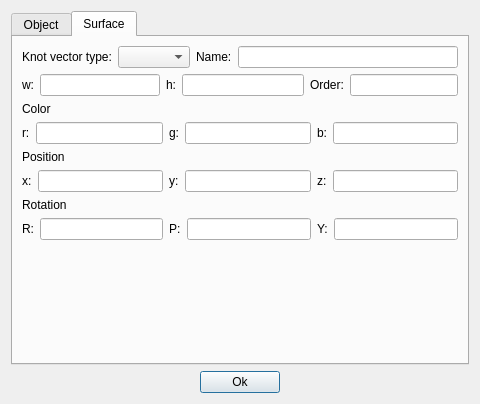
<?xml version="1.0" encoding="UTF-8"?>
<ui version="4.0">
 <class>AddDialog</class>
 <widget class="QDialog" name="AddDialog">
  <property name="geometry">
   <rect>
    <x>0</x>
    <y>0</y>
    <width>480</width>
    <height>404</height>
   </rect>
  </property>
  <property name="windowTitle">
   <string>Add object</string>
  </property>
  <layout class="QHBoxLayout" name="horizontalLayout_10">
   <item>
    <layout class="QVBoxLayout" name="verticalLayout_8">
     <item>
      <widget class="QTabWidget" name="tabWidget">
       <property name="currentIndex">
        <number>1</number>
       </property>
       <widget class="QWidget" name="tab">
        <attribute name="title">
         <string>Object</string>
        </attribute>
        <layout class="QVBoxLayout" name="verticalLayout_9">
         <item>
          <layout class="QVBoxLayout" name="verticalLayout_7">
           <item>
            <layout class="QVBoxLayout" name="verticalLayout_6">
             <item>
              <layout class="QHBoxLayout" name="horizontalLayout_4">
               <item>
                <layout class="QVBoxLayout" name="verticalLayout_4"/>
               </item>
              </layout>
             </item>
             <item>
              <layout class="QVBoxLayout" name="verticalLayout_3">
               <item>
                <layout class="QVBoxLayout" name="verticalLayout_5">
                 <item>
                  <layout class="QHBoxLayout" name="horizontalLayout_9">
                   <item>
                    <widget class="QLabel" name="label">
                     <property name="text">
                      <string>Object:</string>
                     </property>
                    </widget>
                   </item>
                   <item>
                    <widget class="QComboBox" name="objectsComboBox"/>
                   </item>
                   <item>
                    <widget class="QLabel" name="label_4">
                     <property name="text">
                      <string>Name:</string>
                     </property>
                    </widget>
                   </item>
                   <item>
                    <widget class="QLineEdit" name="nameLineEdit"/>
                   </item>
                  </layout>
                 </item>
                 <item>
                  <widget class="QLabel" name="label_2">
                   <property name="text">
                    <string>Size</string>
                   </property>
                  </widget>
                 </item>
                 <item>
                  <layout class="QHBoxLayout" name="horizontalLayout_6">
                   <item>
                    <layout class="QFormLayout" name="formLayout_10">
                     <item row="0" column="0">
                      <widget class="QLabel" name="xLabel_2">
                       <property name="text">
                        <string>x:</string>
                       </property>
                      </widget>
                     </item>
                     <item row="0" column="1">
                      <widget class="QLineEdit" name="xSizeLineEdit"/>
                     </item>
                    </layout>
                   </item>
                   <item>
                    <layout class="QFormLayout" name="formLayout_11">
                     <item row="0" column="0">
                      <widget class="QLabel" name="yLabel_3">
                       <property name="text">
                        <string>y:</string>
                       </property>
                      </widget>
                     </item>
                     <item row="0" column="1">
                      <widget class="QLineEdit" name="ySizeLineEdit"/>
                     </item>
                    </layout>
                   </item>
                   <item>
                    <layout class="QFormLayout" name="formLayout_12">
                     <item row="0" column="0">
                      <widget class="QLabel" name="zLabel_2">
                       <property name="text">
                        <string>z:</string>
                       </property>
                      </widget>
                     </item>
                     <item row="0" column="1">
                      <widget class="QLineEdit" name="zSizeLineEdit"/>
                     </item>
                    </layout>
                   </item>
                  </layout>
                 </item>
                </layout>
               </item>
               <item>
                <widget class="QLabel" name="colorLabel">
                 <property name="text">
                  <string>Color</string>
                 </property>
                </widget>
               </item>
               <item>
                <layout class="QHBoxLayout" name="horizontalLayout">
                 <item>
                  <layout class="QFormLayout" name="formLayout_4">
                   <item row="0" column="0">
                    <widget class="QLabel" name="rLabel">
                     <property name="text">
                      <string>r:</string>
                     </property>
                    </widget>
                   </item>
                   <item row="0" column="1">
                    <widget class="QLineEdit" name="rLineEdit">
                     <property name="toolTip">
                      <string>Enter red value</string>
                     </property>
                    </widget>
                   </item>
                  </layout>
                 </item>
                 <item>
                  <layout class="QFormLayout" name="formLayout_5">
                   <item row="0" column="0">
                    <widget class="QLabel" name="gLabel">
                     <property name="text">
                      <string>g:</string>
                     </property>
                    </widget>
                   </item>
                   <item row="0" column="1">
                    <widget class="QLineEdit" name="gLineEdit">
                     <property name="toolTip">
                      <string>Enter green value</string>
                     </property>
                    </widget>
                   </item>
                  </layout>
                 </item>
                 <item>
                  <layout class="QFormLayout" name="formLayout_6">
                   <item row="0" column="0">
                    <widget class="QLabel" name="bLabel">
                     <property name="text">
                      <string>b:</string>
                     </property>
                    </widget>
                   </item>
                   <item row="0" column="1">
                    <widget class="QLineEdit" name="bLineEdit">
                     <property name="toolTip">
                      <string>Enter blue value</string>
                     </property>
                    </widget>
                   </item>
                  </layout>
                 </item>
                </layout>
               </item>
              </layout>
             </item>
             <item>
              <layout class="QVBoxLayout" name="verticalLayout_2">
               <item>
                <widget class="QLabel" name="positionLabel">
                 <property name="text">
                  <string>Position</string>
                 </property>
                </widget>
               </item>
               <item>
                <layout class="QHBoxLayout" name="horizontalLayout_2">
                 <item>
                  <layout class="QFormLayout" name="formLayout">
                   <item row="0" column="0">
                    <widget class="QLabel" name="xLabel">
                     <property name="text">
                      <string>x:</string>
                     </property>
                    </widget>
                   </item>
                   <item row="0" column="1">
                    <widget class="QLineEdit" name="xLineEdit">
                     <property name="toolTip">
                      <string>Enter x value</string>
                     </property>
                    </widget>
                   </item>
                  </layout>
                 </item>
                 <item>
                  <layout class="QFormLayout" name="formLayout_2">
                   <item row="0" column="0">
                    <widget class="QLabel" name="yLabel">
                     <property name="text">
                      <string>y:</string>
                     </property>
                    </widget>
                   </item>
                   <item row="0" column="1">
                    <widget class="QLineEdit" name="yLineEdit">
                     <property name="toolTip">
                      <string>Enter y value</string>
                     </property>
                    </widget>
                   </item>
                  </layout>
                 </item>
                 <item>
                  <layout class="QFormLayout" name="formLayout_3">
                   <item row="0" column="0">
                    <widget class="QLabel" name="zLabel">
                     <property name="text">
                      <string>z:</string>
                     </property>
                    </widget>
                   </item>
                   <item row="0" column="1">
                    <widget class="QLineEdit" name="zLineEdit">
                     <property name="toolTip">
                      <string>Enter z value</string>
                     </property>
                    </widget>
                   </item>
                  </layout>
                 </item>
                </layout>
               </item>
              </layout>
             </item>
             <item>
              <layout class="QVBoxLayout" name="verticalLayout">
               <item>
                <widget class="QLabel" name="rotationLabel">
                 <property name="text">
                  <string>Rotation</string>
                 </property>
                </widget>
               </item>
               <item>
                <layout class="QHBoxLayout" name="horizontalLayout_3">
                 <item>
                  <layout class="QFormLayout" name="formLayout_7">
                   <item row="0" column="0">
                    <widget class="QLabel" name="rLabel_2">
                     <property name="text">
                      <string>R:</string>
                     </property>
                    </widget>
                   </item>
                   <item row="0" column="1">
                    <widget class="QLineEdit" name="rollLineEdit">
                     <property name="toolTip">
                      <string>Enter roll value</string>
                     </property>
                    </widget>
                   </item>
                  </layout>
                 </item>
                 <item>
                  <layout class="QFormLayout" name="formLayout_8">
                   <item row="0" column="0">
                    <widget class="QLabel" name="pLabel">
                     <property name="text">
                      <string>P:</string>
                     </property>
                    </widget>
                   </item>
                   <item row="0" column="1">
                    <widget class="QLineEdit" name="pitchLineEdit">
                     <property name="toolTip">
                      <string>Enter pitch value</string>
                     </property>
                    </widget>
                   </item>
                  </layout>
                 </item>
                 <item>
                  <layout class="QFormLayout" name="formLayout_9">
                   <item row="0" column="0">
                    <widget class="QLabel" name="yLabel_2">
                     <property name="text">
                      <string>Y:</string>
                     </property>
                    </widget>
                   </item>
                   <item row="0" column="1">
                    <widget class="QLineEdit" name="yawLineEdit">
                     <property name="toolTip">
                      <string>Enter yaw value</string>
                     </property>
                    </widget>
                   </item>
                  </layout>
                 </item>
                </layout>
               </item>
               <item>
                <spacer name="verticalSpacer">
                 <property name="orientation">
                  <enum>Qt::Vertical</enum>
                 </property>
                 <property name="sizeHint" stdset="0">
                  <size>
                   <width>20</width>
                   <height>40</height>
                  </size>
                 </property>
                </spacer>
               </item>
              </layout>
             </item>
            </layout>
           </item>
          </layout>
         </item>
        </layout>
       </widget>
       <widget class="QWidget" name="tab_2">
        <attribute name="title">
         <string>Surface</string>
        </attribute>
        <layout class="QVBoxLayout" name="verticalLayout_16">
         <item>
          <layout class="QVBoxLayout" name="verticalLayout_13">
           <item>
            <layout class="QVBoxLayout" name="verticalLayout_11">
             <item>
              <layout class="QHBoxLayout" name="horizontalLayout_8">
               <item>
                <widget class="QLabel" name="label_3">
                 <property name="text">
                  <string>Knot vector type:</string>
                 </property>
                </widget>
               </item>
               <item>
                <widget class="QComboBox" name="knotVectComboBox"/>
               </item>
               <item>
                <widget class="QLabel" name="label_5">
                 <property name="text">
                  <string>Name:</string>
                 </property>
                </widget>
               </item>
               <item>
                <widget class="QLineEdit" name="nameSurfLineEdit"/>
               </item>
              </layout>
             </item>
             <item>
              <layout class="QHBoxLayout" name="horizontalLayout_7">
               <item>
                <layout class="QFormLayout" name="formLayout_13">
                 <item row="0" column="0">
                  <widget class="QLabel" name="widthLabel">
                   <property name="text">
                    <string>w:</string>
                   </property>
                  </widget>
                 </item>
                 <item row="0" column="1">
                  <widget class="QLineEdit" name="widthLineEdit">
                   <property name="toolTip">
                    <string>Enter width</string>
                   </property>
                  </widget>
                 </item>
                </layout>
               </item>
               <item>
                <layout class="QFormLayout" name="formLayout_14">
                 <item row="0" column="0">
                  <widget class="QLabel" name="heightLabel">
                   <property name="text">
                    <string>h:</string>
                   </property>
                  </widget>
                 </item>
                 <item row="0" column="1">
                  <widget class="QLineEdit" name="heightLineEdit">
                   <property name="toolTip">
                    <string>Enter height</string>
                   </property>
                  </widget>
                 </item>
                </layout>
               </item>
               <item>
                <layout class="QFormLayout" name="formLayout_15">
                 <item row="0" column="0">
                  <widget class="QLabel" name="orderLabel">
                   <property name="text">
                    <string>Order:</string>
                   </property>
                  </widget>
                 </item>
                 <item row="0" column="1">
                  <widget class="QLineEdit" name="orderLineEdit">
                   <property name="toolTip">
                    <string>Enter order</string>
                   </property>
                  </widget>
                 </item>
                </layout>
               </item>
              </layout>
             </item>
             <item>
              <layout class="QVBoxLayout" name="verticalLayout_10">
               <item>
                <layout class="QVBoxLayout" name="verticalLayout_12">
                 <item>
                  <widget class="QLabel" name="colorLabel_2">
                   <property name="text">
                    <string>Color</string>
                   </property>
                  </widget>
                 </item>
                 <item>
                  <layout class="QHBoxLayout" name="horizontalLayout_11">
                   <item>
                    <layout class="QFormLayout" name="formLayout_19">
                     <item row="0" column="0">
                      <widget class="QLabel" name="rLabel_3">
                       <property name="text">
                        <string>r:</string>
                       </property>
                      </widget>
                     </item>
                     <item row="0" column="1">
                      <widget class="QLineEdit" name="rLineEdit_2">
                       <property name="toolTip">
                        <string>Enter red value</string>
                       </property>
                      </widget>
                     </item>
                    </layout>
                   </item>
                   <item>
                    <layout class="QFormLayout" name="formLayout_20">
                     <item row="0" column="0">
                      <widget class="QLabel" name="gLabel_2">
                       <property name="text">
                        <string>g:</string>
                       </property>
                      </widget>
                     </item>
                     <item row="0" column="1">
                      <widget class="QLineEdit" name="gLineEdit_2">
                       <property name="toolTip">
                        <string>Enter green value</string>
                       </property>
                      </widget>
                     </item>
                    </layout>
                   </item>
                   <item>
                    <layout class="QFormLayout" name="formLayout_21">
                     <item row="0" column="0">
                      <widget class="QLabel" name="bLabel_2">
                       <property name="text">
                        <string>b:</string>
                       </property>
                      </widget>
                     </item>
                     <item row="0" column="1">
                      <widget class="QLineEdit" name="bLineEdit_2">
                       <property name="toolTip">
                        <string>Enter blue value</string>
                       </property>
                      </widget>
                     </item>
                    </layout>
                   </item>
                  </layout>
                 </item>
                </layout>
               </item>
               <item>
                <layout class="QVBoxLayout" name="verticalLayout_14">
                 <item>
                  <widget class="QLabel" name="positionLabel_2">
                   <property name="text">
                    <string>Position</string>
                   </property>
                  </widget>
                 </item>
                 <item>
                  <layout class="QHBoxLayout" name="horizontalLayout_12">
                   <item>
                    <layout class="QFormLayout" name="formLayout_22">
                     <item row="0" column="0">
                      <widget class="QLabel" name="xLabel_4">
                       <property name="text">
                        <string>x:</string>
                       </property>
                      </widget>
                     </item>
                     <item row="0" column="1">
                      <widget class="QLineEdit" name="xLineEdit_2">
                       <property name="toolTip">
                        <string>Enter x value</string>
                       </property>
                      </widget>
                     </item>
                    </layout>
                   </item>
                   <item>
                    <layout class="QFormLayout" name="formLayout_23">
                     <item row="0" column="0">
                      <widget class="QLabel" name="yLabel_5">
                       <property name="text">
                        <string>y:</string>
                       </property>
                      </widget>
                     </item>
                     <item row="0" column="1">
                      <widget class="QLineEdit" name="yLineEdit_2">
                       <property name="toolTip">
                        <string>Enter y value</string>
                       </property>
                      </widget>
                     </item>
                    </layout>
                   </item>
                   <item>
                    <layout class="QFormLayout" name="formLayout_24">
                     <item row="0" column="0">
                      <widget class="QLabel" name="zLabel_4">
                       <property name="text">
                        <string>z:</string>
                       </property>
                      </widget>
                     </item>
                     <item row="0" column="1">
                      <widget class="QLineEdit" name="zLineEdit_2">
                       <property name="toolTip">
                        <string>Enter z value</string>
                       </property>
                      </widget>
                     </item>
                    </layout>
                   </item>
                  </layout>
                 </item>
                </layout>
               </item>
               <item>
                <layout class="QVBoxLayout" name="verticalLayout_15">
                 <item>
                  <widget class="QLabel" name="rotationLabel_2">
                   <property name="text">
                    <string>Rotation</string>
                   </property>
                  </widget>
                 </item>
                 <item>
                  <layout class="QHBoxLayout" name="horizontalLayout_13">
                   <item>
                    <layout class="QFormLayout" name="formLayout_25">
                     <item row="0" column="0">
                      <widget class="QLabel" name="rLabel_4">
                       <property name="text">
                        <string>R:</string>
                       </property>
                      </widget>
                     </item>
                     <item row="0" column="1">
                      <widget class="QLineEdit" name="rollLineEdit_2">
                       <property name="toolTip">
                        <string>Enter roll value</string>
                       </property>
                      </widget>
                     </item>
                    </layout>
                   </item>
                   <item>
                    <layout class="QFormLayout" name="formLayout_26">
                     <item row="0" column="0">
                      <widget class="QLabel" name="pLabel_2">
                       <property name="text">
                        <string>P:</string>
                       </property>
                      </widget>
                     </item>
                     <item row="0" column="1">
                      <widget class="QLineEdit" name="pitchLineEdit_2">
                       <property name="toolTip">
                        <string>Enter pitch value</string>
                       </property>
                      </widget>
                     </item>
                    </layout>
                   </item>
                   <item>
                    <layout class="QFormLayout" name="formLayout_27">
                     <item row="0" column="0">
                      <widget class="QLabel" name="yLabel_6">
                       <property name="text">
                        <string>Y:</string>
                       </property>
                      </widget>
                     </item>
                     <item row="0" column="1">
                      <widget class="QLineEdit" name="yawLineEdit_2">
                       <property name="toolTip">
                        <string>Enter yaw value</string>
                       </property>
                      </widget>
                     </item>
                    </layout>
                   </item>
                  </layout>
                 </item>
                </layout>
               </item>
               <item>
                <spacer name="verticalSpacer_2">
                 <property name="orientation">
                  <enum>Qt::Vertical</enum>
                 </property>
                 <property name="sizeHint" stdset="0">
                  <size>
                   <width>20</width>
                   <height>40</height>
                  </size>
                 </property>
                </spacer>
               </item>
              </layout>
             </item>
            </layout>
           </item>
          </layout>
         </item>
        </layout>
       </widget>
      </widget>
     </item>
     <item>
      <layout class="QHBoxLayout" name="horizontalLayout_5">
       <item>
        <spacer name="horizontalSpacer">
         <property name="orientation">
          <enum>Qt::Horizontal</enum>
         </property>
         <property name="sizeHint" stdset="0">
          <size>
           <width>40</width>
           <height>20</height>
          </size>
         </property>
        </spacer>
       </item>
       <item>
        <widget class="QPushButton" name="okButton">
         <property name="text">
          <string>Ok</string>
         </property>
        </widget>
       </item>
       <item>
        <spacer name="horizontalSpacer_2">
         <property name="orientation">
          <enum>Qt::Horizontal</enum>
         </property>
         <property name="sizeHint" stdset="0">
          <size>
           <width>40</width>
           <height>20</height>
          </size>
         </property>
        </spacer>
       </item>
      </layout>
     </item>
    </layout>
   </item>
  </layout>
 </widget>
 <resources/>
 <connections/>
</ui>
